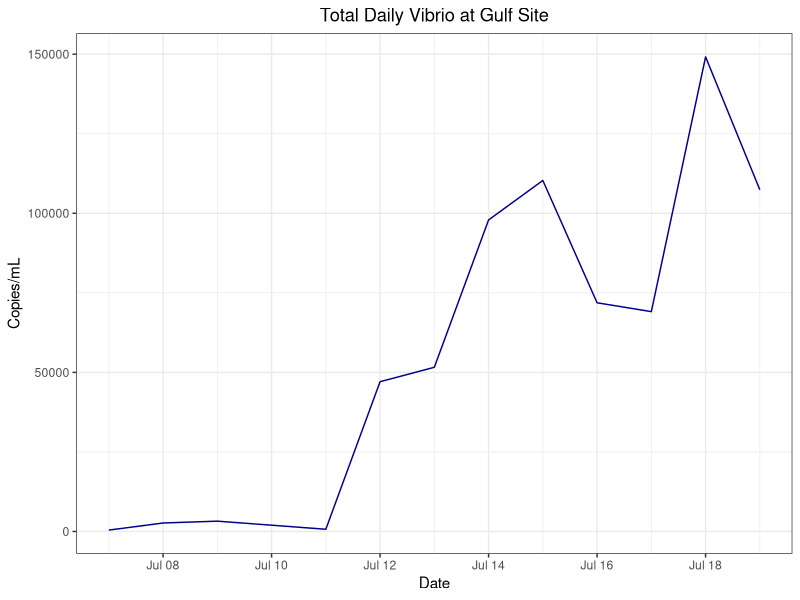
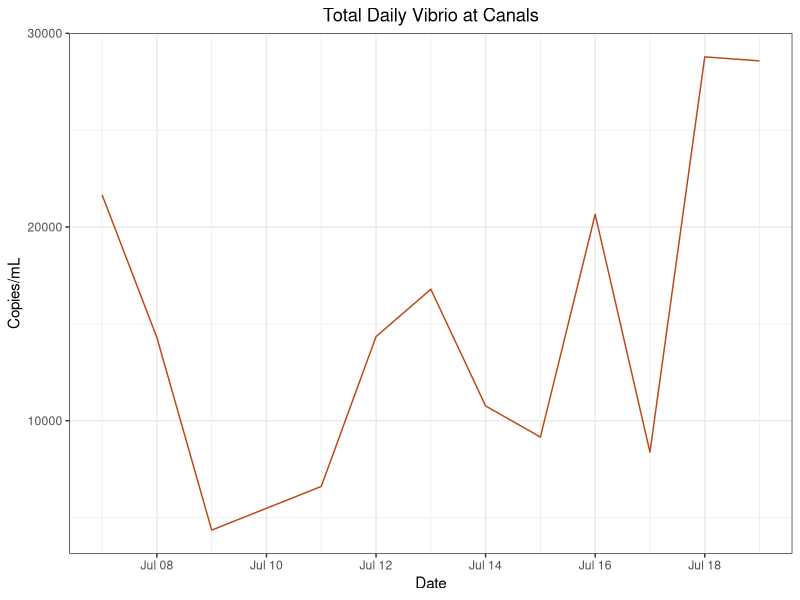
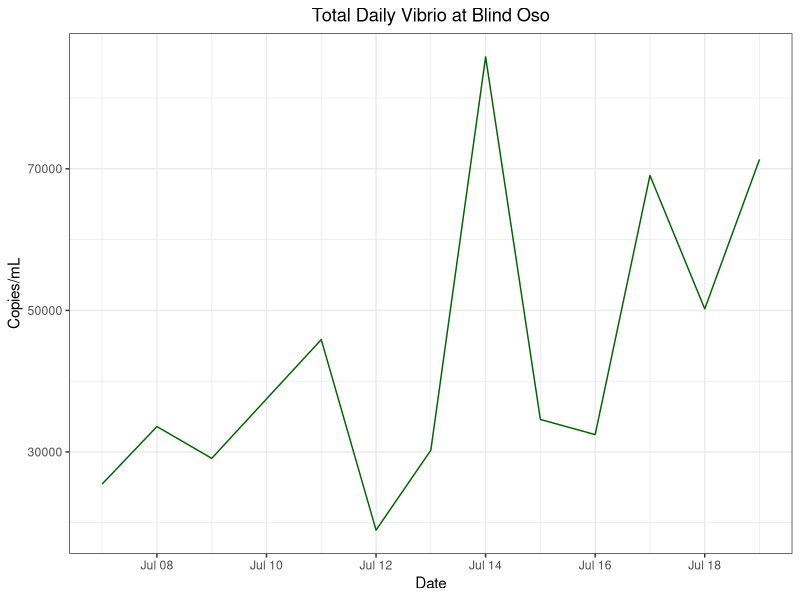
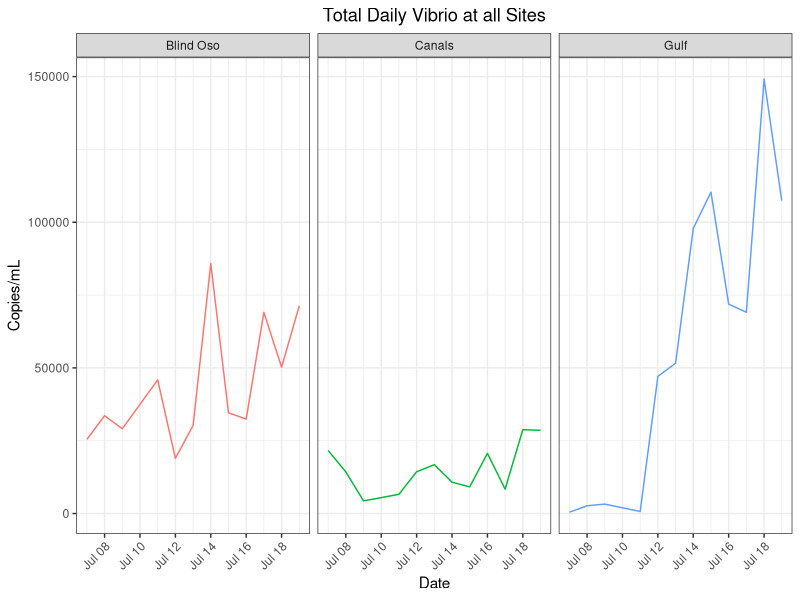
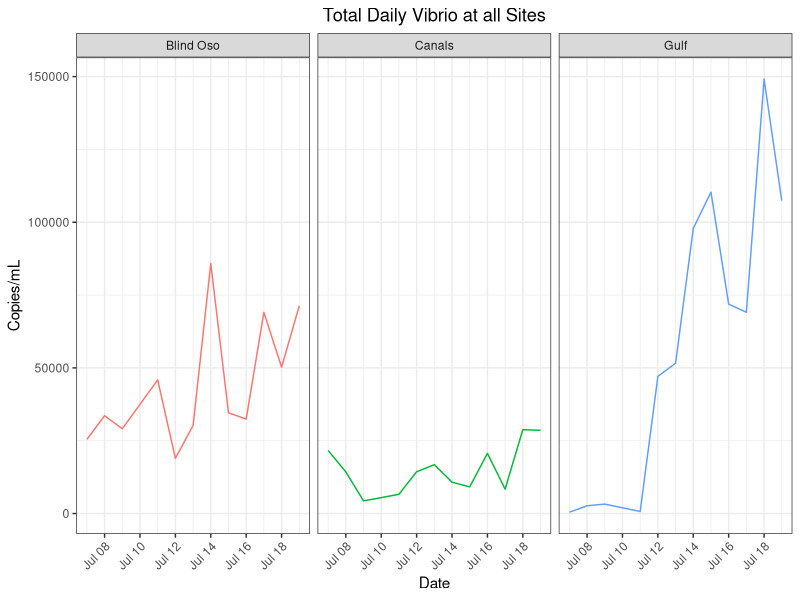

Source code (R) for these figures, in order:
## ---- chunk 1
library(tidyverse)
library(here)
## ---- chunk 2
data<- read_csv(here("data", "processed_data", "tx_master.csv")) 
## ---- chunk 3
#Daily All Sites
daily<- data %>%
  select(date,copies_mL,site,Type) %>%
  filter(Type %in% "Daily") %>%
drop_na() #Get rid of NAs


#Daily by Site
bo_daily <- daily %>% filter(site %in% "Blind Oso") #Blind Oso Bay
c2_daily <- daily %>% filter(site %in% "Canals") #Canals
rd_daily <- daily %>% filter(site %in% "Gulf") #Gulf Site



## ---- chunk 4
rd_daily %>%
  ggplot() +geom_line(
    aes(x = date,
        y = copies_mL),
    color = "darkblue") +
  theme_bw() +
  labs(
    x = "Date",
    y = "Copies/mL",
    title = "Total Daily Vibrio at Gulf Site") +
  theme(plot.title = element_text(hjust = 0.5))
## ---- chunk 5
c2_daily %>%
  ggplot() +geom_line(
    aes(x = date,
        y = copies_mL),
    color = "#ba4716") +
  theme_bw() +
  labs(
    x = "Date",
    y = "Copies/mL",
    title = "Total Daily Vibrio at Canals") +
  theme(plot.title = element_text(hjust = 0.5))
## ---- chunk 6
bo_daily %>%
  ggplot() +geom_line(
    aes(x = date,
        y = copies_mL),
    color = "darkgreen") +
  theme_bw() +
  labs(
    x = "Date",
    y = "Copies/mL",
    title = "Total Daily Vibrio at Blind Oso") +
  theme(plot.title = element_text(hjust = 0.5))
## ---- chunk 7
tot_vib<- daily %>% ggplot()+geom_line(
  aes(x = date,
      y = copies_mL,
      color = site))+
  facet_wrap(~site) +
  theme_bw()+
  labs(
    x = "Date",
    y = "Copies/mL",
    title = "Total Daily Vibrio at all Sites") +
  theme(plot.title = element_text(hjust = 0.5)) + #center title
  theme(axis.text.x = element_text(angle = 45, hjust = 1)) + #Tilt x axis labels 
  theme(legend.position = "none") #Removes legend 

tot_vib
## ---- chunk 8
png(file = here("results", "plots", "tot_vib_allsites_daily.png"))
tot_vib
dev.off()
